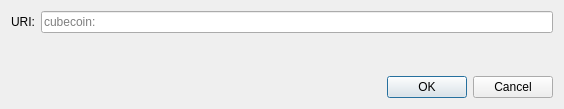
<?xml version="1.0" encoding="UTF-8"?>
<ui version="4.0">
 <class>OpenURIDialog</class>
 <widget class="QDialog" name="OpenURIDialog">
  <property name="geometry">
   <rect>
    <x>0</x>
    <y>0</y>
    <width>564</width>
    <height>109</height>
   </rect>
  </property>
  <property name="windowTitle">
   <string>Open cubecoin URI</string>
  </property>
  <layout class="QVBoxLayout" name="verticalLayout">
   <item>
    <layout class="QHBoxLayout" name="horizontalLayout">
     <item>
      <widget class="QLabel" name="label">
       <property name="text">
        <string>URI:</string>
       </property>
      </widget>
     </item>
     <item>
      <widget class="QValidatedLineEdit" name="uriEdit">
       <property name="placeholderText">
        <string notr="true">cubecoin:</string>
       </property>
      </widget>
     </item>
    </layout>
   </item>
   <item>
    <spacer name="verticalSpacer">
     <property name="orientation">
      <enum>Qt::Vertical</enum>
     </property>
     <property name="sizeHint" stdset="0">
      <size>
       <width>20</width>
       <height>40</height>
      </size>
     </property>
    </spacer>
   </item>
   <item>
    <widget class="QDialogButtonBox" name="buttonBox">
     <property name="orientation">
      <enum>Qt::Horizontal</enum>
     </property>
     <property name="standardButtons">
      <set>QDialogButtonBox::Cancel|QDialogButtonBox::Ok</set>
     </property>
    </widget>
   </item>
  </layout>
 </widget>
 <customwidgets>
  <customwidget>
   <class>QValidatedLineEdit</class>
   <extends>QLineEdit</extends>
   <header>qt/qvalidatedlineedit.h</header>
  </customwidget>
 </customwidgets>
 <resources/>
 <connections>
  <connection>
   <sender>buttonBox</sender>
   <signal>accepted()</signal>
   <receiver>OpenURIDialog</receiver>
   <slot>accept()</slot>
   <hints>
    <hint type="sourcelabel">
     <x>248</x>
     <y>254</y>
    </hint>
    <hint type="destinationlabel">
     <x>157</x>
     <y>274</y>
    </hint>
   </hints>
  </connection>
  <connection>
   <sender>buttonBox</sender>
   <signal>rejected()</signal>
   <receiver>OpenURIDialog</receiver>
   <slot>reject()</slot>
   <hints>
    <hint type="sourcelabel">
     <x>316</x>
     <y>260</y>
    </hint>
    <hint type="destinationlabel">
     <x>286</x>
     <y>274</y>
    </hint>
   </hints>
  </connection>
 </connections>
</ui>
